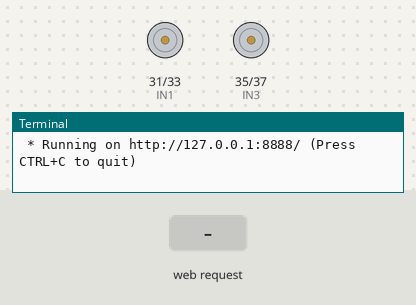
Recording of a program running on a simulated Raspberry Pi (header pin numbers). On the bench: motor-driver pin pairs drawn as motors (green arrow = first pin HIGH = forward, orange = second pin HIGH = backward, longer = more drive, scaled by the enable pin), the last lines printed to the terminal. The inputs (shaded band) are chosen by the test bench. The clock reads 2024-03-15 10:24:30 at power-on unless the program sets it.

Above: at 1.2 s.
1.3 s: HTTP request for /car/ctl/1 received
At 2.2 s:
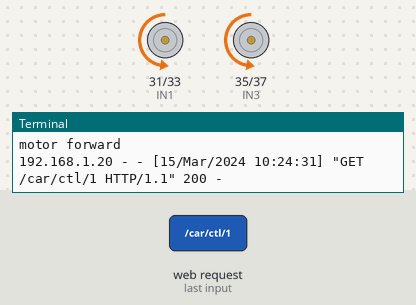
2.8 s: HTTP request for /car/ctl/2 received
At 3.3 s:
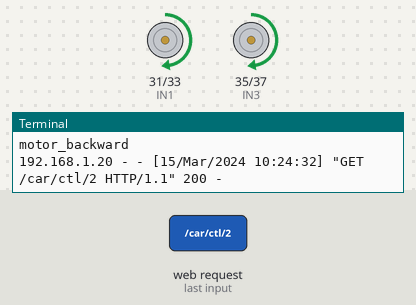
4.3 s: HTTP request for /car/ctl/3 received
At 5.1 s:
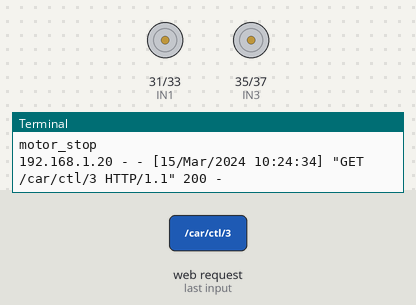
5.8 s: HTTP request for /car/ctl/4 received
At 6.3 s:
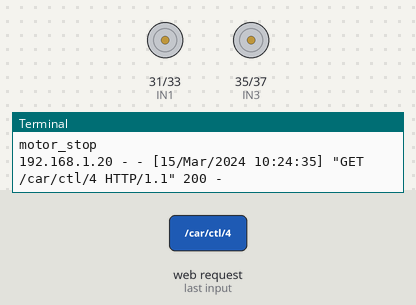
Timing chart, 0 to 8.3 s (numbered marks = the images above; inputs shaded):
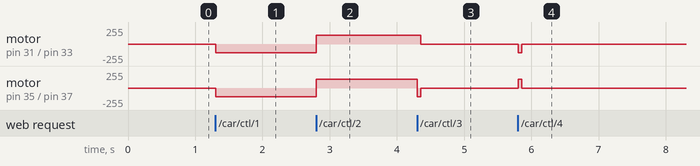

Measured:
- after the input at 1.3 s, motor on pin 31 (IN1) / pin 33 (IN2), motor on pin 35 (IN3) / pin 37 (IN4): stopped → backward 128/255 at once
- after the input at 2.8 s, motor on pin 31 (IN1) / pin 33 (IN2), motor on pin 35 (IN3) / pin 37 (IN4): backward 128/255 → forward 128/255 at once
- after the input at 4.3 s, motor on pin 31 (IN1) / pin 33 (IN2): forward 128/255 → stopped after 0.05 s; motor on pin 35 (IN3) / pin 37 (IN4): forward 128/255 → stopped at once
- after the input at 5.8 s, motor on pin 31 (IN1) / pin 33 (IN2): stopped → backward 128/255 at once, → stopped 0.05 s later; motor on pin 35 (IN3) / pin 37 (IN4): stopped → forward 128/255 at once, → stopped 0.05 s later

The program:

car.py
```python
# -*- coding: UTF-8 -*-

import time
import RPi.GPIO as GPIO

GPIO.setmode(GPIO.BOARD)
GPIO.setwarnings(False)

########电机驱动接口定义#################
ENA = 13    # L298使能A
ENB = 15    # L298使能B
IN1 = 31    # 电机接口1
IN2 = 33    # 电机接口2
IN3 = 35    # 电机接口3
IN4 = 37    # 电机接口4

frequency = 30 # 电机频率
dc = 50 # 占空比，即电机工作时间占比

#########电机初始化为LOW#################
GPIO.setup(ENA, GPIO.OUT, initial=GPIO.LOW)
ENA_pwm = GPIO.PWM(ENA, frequency)
ENA_pwm.start(0)
# ENA_pwm.ChangeFrequency(frequency)
ENA_pwm.ChangeDutyCycle(dc)
GPIO.setup(IN1, GPIO.OUT, initial=GPIO.LOW)
GPIO.setup(IN2, GPIO.OUT, initial=GPIO.LOW)

GPIO.setup(ENB, GPIO.OUT, initial=GPIO.LOW)
ENB_pwm = GPIO.PWM(ENB, frequency)
ENB_pwm.start(0)
# ENB_pwm.ChangeFrequency(frequency)
ENB_pwm.ChangeDutyCycle(dc)
GPIO.setup(IN3, GPIO.OUT, initial=GPIO.LOW)
GPIO.setup(IN4, GPIO.OUT, initial=GPIO.LOW)

def Motor_Forward():
    print( 'motor forward' )
    GPIO.output(ENA, True)
    GPIO.output(ENB, True)
    GPIO.output(IN1, False)
    GPIO.output(IN2, True)
    GPIO.output(IN3, False)
    GPIO.output(IN4, True)

def Motor_Backward():
    print( 'motor_backward' )
    GPIO.output(ENA, True)
    GPIO.output(ENB, True)
    GPIO.output(IN1, True)
    GPIO.output(IN2, False)
    GPIO.output(IN3, True)
    GPIO.output(IN4, False)

def Motor_TurnLeft():
    print( 'motor_turnleft' )
    GPIO.output(ENA, True)
    GPIO.output(ENB, True)
    GPIO.output(IN1, True)
    GPIO.output(IN2, False)
    GPIO.output(IN3, False)
    GPIO.output(IN4, True)

def Motor_TurnRight():
    print( 'motor_turnright' )
    GPIO.output(ENA, True)
    GPIO.output(ENB, True)
    GPIO.output(IN1, False)
    GPIO.output(IN2, True)
    GPIO.output(IN3, True)
    GPIO.output(IN4, False)

def Motor_Stop():
    print( 'motor_stop' )
    GPIO.output(ENA, False)
    GPIO.output(ENB, False)
    GPIO.output(IN1, False)
    GPIO.output(IN2, False)
    GPIO.output(IN3, False)
    GPIO.output(IN4, False)


##########分割线##############################################
from flask import Flask

app = Flask(__name__)

@app.route('/car/ctl/<int:action>')
def do_carctl(action):

    print('action={}'.format(action))

    # 控制小车执行命令
    if action == 1:       # 前进
        Motor_Forward()
    elif action == 2:     # 后退
        Motor_Backward()
    elif action == 3:     # 左转
        Motor_TurnLeft()
        time.sleep(0.05)
        Motor_Stop()
    elif action == 4:     # 右转
        Motor_TurnRight()
        time.sleep(0.05)
        Motor_Stop()
    elif action == 5:     # 停止
        Motor_Stop()
    elif action == 6:     # clockwise circle
        Motor_TurnRight()
    elif action == 7:     # anti-clockwise circle
        Motor_TurnLeft()
    else:                 # 未知命令，小车停止
        Motor_Stop()

    return 'action={}'.format(action)

@app.route('/')
def do_index():
    return 'Welcome to RaspberryPi Car!'

app.run(host='127.0.0.1', port=8888, debug=False)
```
